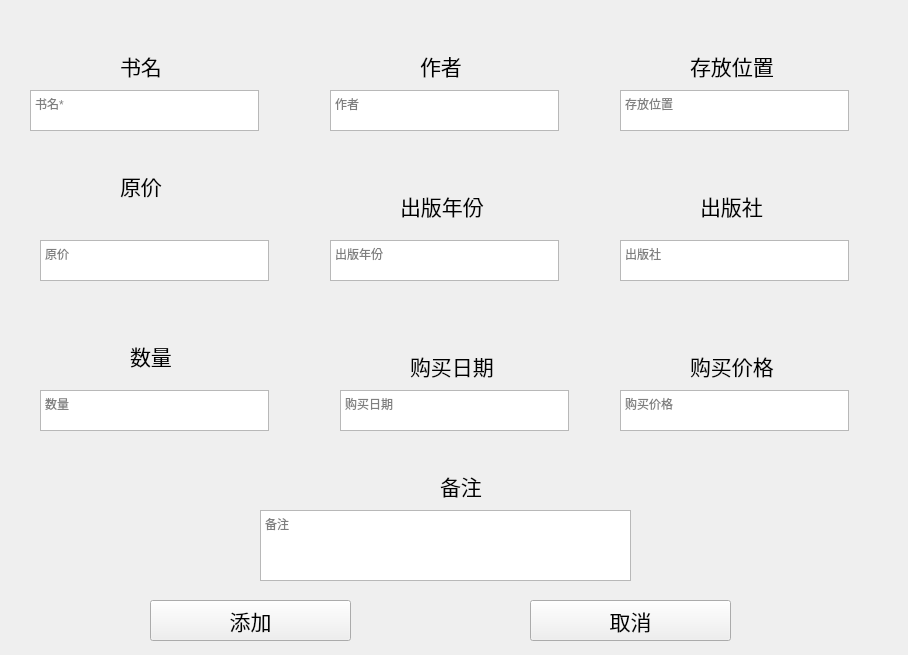
<?xml version="1.0" encoding="UTF-8"?>
<ui version="4.0">
 <class>Form</class>
 <widget class="QWidget" name="Form">
  <property name="geometry">
   <rect>
    <x>0</x>
    <y>0</y>
    <width>908</width>
    <height>655</height>
   </rect>
  </property>
  <property name="windowTitle">
   <string>新增书籍</string>
  </property>
  <property name="windowIcon">
   <iconset theme="accessories-character-map">
    <normaloff>.</normaloff>.</iconset>
  </property>
  <widget class="QTextEdit" name="textEdit">
   <property name="geometry">
    <rect>
     <x>30</x>
     <y>90</y>
     <width>229</width>
     <height>41</height>
    </rect>
   </property>
   <property name="placeholderText">
    <string>书名*</string>
   </property>
  </widget>
  <widget class="QTextEdit" name="textEdit_1">
   <property name="geometry">
    <rect>
     <x>330</x>
     <y>90</y>
     <width>229</width>
     <height>41</height>
    </rect>
   </property>
   <property name="placeholderText">
    <string>作者</string>
   </property>
  </widget>
  <widget class="QTextEdit" name="textEdit_3">
   <property name="geometry">
    <rect>
     <x>40</x>
     <y>240</y>
     <width>229</width>
     <height>41</height>
    </rect>
   </property>
   <property name="placeholderText">
    <string>原价</string>
   </property>
  </widget>
  <widget class="QTextEdit" name="textEdit_2">
   <property name="geometry">
    <rect>
     <x>620</x>
     <y>90</y>
     <width>229</width>
     <height>41</height>
    </rect>
   </property>
   <property name="placeholderText">
    <string>存放位置</string>
   </property>
  </widget>
  <widget class="QTextEdit" name="textEdit_4">
   <property name="geometry">
    <rect>
     <x>330</x>
     <y>240</y>
     <width>229</width>
     <height>41</height>
    </rect>
   </property>
   <property name="placeholderText">
    <string>出版年份</string>
   </property>
  </widget>
  <widget class="QTextEdit" name="textEdit_5">
   <property name="geometry">
    <rect>
     <x>620</x>
     <y>240</y>
     <width>229</width>
     <height>41</height>
    </rect>
   </property>
   <property name="placeholderText">
    <string>出版社</string>
   </property>
  </widget>
  <widget class="QLabel" name="label">
   <property name="geometry">
    <rect>
     <x>120</x>
     <y>50</y>
     <width>51</width>
     <height>31</height>
    </rect>
   </property>
   <property name="font">
    <font>
     <pointsize>16</pointsize>
    </font>
   </property>
   <property name="text">
    <string>书名</string>
   </property>
  </widget>
  <widget class="QTextEdit" name="textEdit_9">
   <property name="geometry">
    <rect>
     <x>260</x>
     <y>510</y>
     <width>371</width>
     <height>71</height>
    </rect>
   </property>
   <property name="placeholderText">
    <string>备注</string>
   </property>
  </widget>
  <widget class="QPushButton" name="pushButton">
   <property name="geometry">
    <rect>
     <x>150</x>
     <y>600</y>
     <width>201</width>
     <height>41</height>
    </rect>
   </property>
   <property name="font">
    <font>
     <pointsize>16</pointsize>
    </font>
   </property>
   <property name="text">
    <string>添加</string>
   </property>
  </widget>
  <widget class="QLabel" name="label_2">
   <property name="geometry">
    <rect>
     <x>420</x>
     <y>50</y>
     <width>51</width>
     <height>31</height>
    </rect>
   </property>
   <property name="font">
    <font>
     <pointsize>16</pointsize>
    </font>
   </property>
   <property name="text">
    <string>作者</string>
   </property>
  </widget>
  <widget class="QLabel" name="label_3">
   <property name="geometry">
    <rect>
     <x>690</x>
     <y>50</y>
     <width>91</width>
     <height>31</height>
    </rect>
   </property>
   <property name="font">
    <font>
     <pointsize>16</pointsize>
    </font>
   </property>
   <property name="text">
    <string>存放位置</string>
   </property>
  </widget>
  <widget class="QLabel" name="label_4">
   <property name="geometry">
    <rect>
     <x>120</x>
     <y>170</y>
     <width>51</width>
     <height>31</height>
    </rect>
   </property>
   <property name="font">
    <font>
     <pointsize>16</pointsize>
    </font>
   </property>
   <property name="text">
    <string>原价</string>
   </property>
  </widget>
  <widget class="QLabel" name="label_5">
   <property name="geometry">
    <rect>
     <x>400</x>
     <y>190</y>
     <width>91</width>
     <height>31</height>
    </rect>
   </property>
   <property name="font">
    <font>
     <pointsize>16</pointsize>
    </font>
   </property>
   <property name="text">
    <string>出版年份</string>
   </property>
  </widget>
  <widget class="QLabel" name="label_6">
   <property name="geometry">
    <rect>
     <x>700</x>
     <y>190</y>
     <width>71</width>
     <height>31</height>
    </rect>
   </property>
   <property name="font">
    <font>
     <pointsize>16</pointsize>
    </font>
   </property>
   <property name="text">
    <string>出版社</string>
   </property>
  </widget>
  <widget class="QTextEdit" name="textEdit_6">
   <property name="geometry">
    <rect>
     <x>40</x>
     <y>390</y>
     <width>229</width>
     <height>41</height>
    </rect>
   </property>
   <property name="placeholderText">
    <string>数量</string>
   </property>
  </widget>
  <widget class="QLabel" name="label_7">
   <property name="geometry">
    <rect>
     <x>130</x>
     <y>340</y>
     <width>51</width>
     <height>31</height>
    </rect>
   </property>
   <property name="font">
    <font>
     <pointsize>16</pointsize>
    </font>
   </property>
   <property name="text">
    <string>数量</string>
   </property>
  </widget>
  <widget class="QLabel" name="label_8">
   <property name="geometry">
    <rect>
     <x>410</x>
     <y>350</y>
     <width>91</width>
     <height>31</height>
    </rect>
   </property>
   <property name="font">
    <font>
     <pointsize>16</pointsize>
    </font>
   </property>
   <property name="text">
    <string>购买日期</string>
   </property>
  </widget>
  <widget class="QLabel" name="label_9">
   <property name="geometry">
    <rect>
     <x>690</x>
     <y>350</y>
     <width>91</width>
     <height>31</height>
    </rect>
   </property>
   <property name="font">
    <font>
     <pointsize>16</pointsize>
    </font>
   </property>
   <property name="text">
    <string>购买价格</string>
   </property>
  </widget>
  <widget class="QTextEdit" name="textEdit_7">
   <property name="geometry">
    <rect>
     <x>340</x>
     <y>390</y>
     <width>229</width>
     <height>41</height>
    </rect>
   </property>
   <property name="placeholderText">
    <string>购买日期</string>
   </property>
  </widget>
  <widget class="QTextEdit" name="textEdit_8">
   <property name="geometry">
    <rect>
     <x>620</x>
     <y>390</y>
     <width>229</width>
     <height>41</height>
    </rect>
   </property>
   <property name="placeholderText">
    <string>购买价格</string>
   </property>
  </widget>
  <widget class="QLabel" name="label_10">
   <property name="geometry">
    <rect>
     <x>430</x>
     <y>460</y>
     <width>53</width>
     <height>15</height>
    </rect>
   </property>
   <property name="text">
    <string/>
   </property>
  </widget>
  <widget class="QLabel" name="label_11">
   <property name="geometry">
    <rect>
     <x>440</x>
     <y>470</y>
     <width>51</width>
     <height>31</height>
    </rect>
   </property>
   <property name="font">
    <font>
     <pointsize>16</pointsize>
    </font>
   </property>
   <property name="text">
    <string>备注</string>
   </property>
  </widget>
  <widget class="QPushButton" name="pushButton_2">
   <property name="geometry">
    <rect>
     <x>530</x>
     <y>600</y>
     <width>201</width>
     <height>41</height>
    </rect>
   </property>
   <property name="font">
    <font>
     <pointsize>16</pointsize>
    </font>
   </property>
   <property name="text">
    <string>取消</string>
   </property>
  </widget>
 </widget>
 <resources/>
 <connections/>
</ui>
